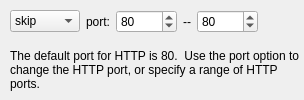
         <widget class="QWidget" name="label644">
          <attribute name="title">
           <string>http</string>
          </attribute>
          <layout class="QGridLayout">
           <property name="leftMargin">
            <number>10</number>
           </property>
           <property name="topMargin">
            <number>10</number>
           </property>
           <property name="rightMargin">
            <number>0</number>
           </property>
           <property name="bottomMargin">
            <number>0</number>
           </property>
           <item row="1" column="0" colspan="6">
            <widget class="QLabel" name="label679">
             <property name="text">
              <string>The default port for HTTP is 80.  Use the port option to change the HTTP port, or specify a range of HTTP ports.</string>
             </property>
             <property name="alignment">
              <set>Qt::AlignmentFlag::AlignLeading|Qt::AlignmentFlag::AlignLeft|Qt::AlignmentFlag::AlignVCenter</set>
             </property>
             <property name="wordWrap">
              <bool>true</bool>
             </property>
            </widget>
           </item>
           <item row="0" column="3">
            <widget class="QLabel" name="label680">
             <property name="text">
              <string>--</string>
             </property>
             <property name="alignment">
              <set>Qt::AlignmentFlag::AlignCenter</set>
             </property>
             <property name="wordWrap">
              <bool>false</bool>
             </property>
            </widget>
           </item>
           <item row="0" column="1">
            <widget class="QLabel" name="label678">
             <property name="text">
              <string>port:</string>
             </property>
             <property name="alignment">
              <set>Qt::AlignmentFlag::AlignCenter</set>
             </property>
             <property name="wordWrap">
              <bool>false</bool>
             </property>
             <property name="buddy">
              <cstring>pix_ctiqbe_port</cstring>
             </property>
            </widget>
           </item>
           <item row="0" column="4">
            <widget class="QSpinBox" name="pix_http_port2">
             <property name="minimum">
              <number>1</number>
             </property>
             <property name="maximum">
              <number>65535</number>
             </property>
             <property name="value">
              <number>80</number>
             </property>
            </widget>
           </item>
           <item row="0" column="2">
            <widget class="QSpinBox" name="pix_http_port1">
             <property name="minimum">
              <number>1</number>
             </property>
             <property name="maximum">
              <number>65535</number>
             </property>
             <property name="value">
              <number>80</number>
             </property>
            </widget>
           </item>
           <item row="0" column="5">
            <spacer>
             <property name="orientation">
              <enum>Qt::Orientation::Horizontal</enum>
             </property>
             <property name="sizeType">
              <enum>QSizePolicy::Policy::Expanding</enum>
             </property>
             <property name="sizeHint" stdset="0">
              <size>
               <width>40</width>
               <height>20</height>
              </size>
             </property>
            </spacer>
           </item>
           <item row="0" column="0">
            <widget class="QComboBox" name="pix_http_switch">
             <item>
              <property name="text">
               <string>skip</string>
              </property>
             </item>
             <item>
              <property name="text">
               <string>enable</string>
              </property>
             </item>
             <item>
              <property name="text">
               <string>disable</string>
              </property>
             </item>
            </widget>
           </item>
          </layout>
         </widget>
